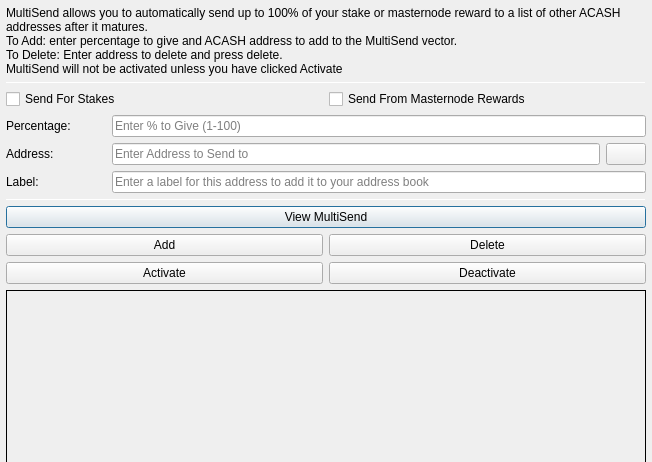
<?xml version="1.0" encoding="UTF-8"?>
<ui version="4.0">
 <class>MultiSendDialog</class>
 <widget class="QDialog" name="MultiSendDialog">
  <property name="windowModality">
   <enum>Qt::NonModal</enum>
  </property>
  <property name="geometry">
   <rect>
    <x>0</x>
    <y>0</y>
    <width>652</width>
    <height>300</height>
   </rect>
  </property>
  <property name="windowTitle">
   <string>MultiSend</string>
  </property>
  <layout class="QVBoxLayout" name="verticalLayout" stretch="0">
   <property name="leftMargin">
    <number>6</number>
   </property>
   <property name="topMargin">
    <number>6</number>
   </property>
   <property name="rightMargin">
    <number>6</number>
   </property>
   <property name="bottomMargin">
    <number>6</number>
   </property>
   <item>
    <layout class="QVBoxLayout" name="verticalLayout_Main" stretch="1,1,1,0,1,1,1">
     <item>
      <widget class="QLabel" name="label_2">
       <property name="lineWidth">
        <number>1</number>
       </property>
       <property name="text">
        <string>MultiSend allows you to automatically send up to 100% of your stake or masternode reward to a list of other ACASH addresses after it matures.
To Add: enter percentage to give and ACASH address to add to the MultiSend vector.
To Delete: Enter address to delete and press delete.
MultiSend will not be activated unless you have clicked Activate</string>
       </property>
       <property name="alignment">
        <set>Qt::AlignLeading|Qt::AlignLeft|Qt::AlignTop</set>
       </property>
       <property name="wordWrap">
        <bool>true</bool>
       </property>
      </widget>
     </item>
     <item>
      <widget class="Line" name="line">
       <property name="minimumSize">
        <size>
         <width>0</width>
         <height>1</height>
        </size>
       </property>
       <property name="maximumSize">
        <size>
         <width>16777215</width>
         <height>1</height>
        </size>
       </property>
       <property name="orientation">
        <enum>Qt::Horizontal</enum>
       </property>
      </widget>
     </item>
     <item>
      <layout class="QVBoxLayout" name="verticalLayout_Settings">
       <item>
        <layout class="QHBoxLayout" name="horizontalLayout">
         <item>
          <widget class="QCheckBox" name="multiSendStakeCheckBox">
           <property name="text">
            <string>Send For Stakes</string>
           </property>
          </widget>
         </item>
         <item>
          <widget class="QCheckBox" name="multiSendMasternodeCheckBox">
           <property name="text">
            <string>Send From Masternode Rewards</string>
           </property>
          </widget>
         </item>
        </layout>
       </item>
       <item>
        <layout class="QHBoxLayout" name="horizontalLayout_6">
         <item>
          <widget class="QLabel" name="label">
           <property name="minimumSize">
            <size>
             <width>100</width>
             <height>0</height>
            </size>
           </property>
           <property name="toolTip">
            <string>Percentage of stake to send</string>
           </property>
           <property name="text">
            <string>Percentage:</string>
           </property>
          </widget>
         </item>
         <item>
          <widget class="QLineEdit" name="multiSendPercentEdit">
           <property name="toolTip">
            <string>Enter whole numbers 1 - 100</string>
           </property>
           <property name="placeholderText">
            <string>Enter % to Give (1-100)</string>
           </property>
          </widget>
         </item>
        </layout>
       </item>
       <item>
        <layout class="QHBoxLayout" name="horizontalLayout_7">
         <item>
          <widget class="QLabel" name="label_5">
           <property name="minimumSize">
            <size>
             <width>100</width>
             <height>0</height>
            </size>
           </property>
           <property name="toolTip">
            <string>Address to send portion of stake to</string>
           </property>
           <property name="text">
            <string>Address:</string>
           </property>
          </widget>
         </item>
         <item>
          <widget class="QLineEdit" name="multiSendAddressEdit">
           <property name="toolTip">
            <string/>
           </property>
           <property name="placeholderText">
            <string>Enter Address to Send to</string>
           </property>
          </widget>
         </item>
         <item>
          <widget class="QPushButton" name="addressBookButton">
           <property name="maximumSize">
            <size>
             <width>16777215</width>
             <height>32</height>
            </size>
           </property>
           <property name="toolTip">
            <string>Choose an address from the address book</string>
           </property>
           <property name="text">
            <string/>
           </property>
           <property name="icon">
            <iconset resource="../archain.qrc">
             <normaloff>:/icons/address-book</normaloff>:/icons/address-book</iconset>
           </property>
           <property name="shortcut">
            <string>Alt+A</string>
           </property>
           <property name="autoDefault">
            <bool>false</bool>
           </property>
          </widget>
         </item>
        </layout>
       </item>
      </layout>
     </item>
     <item>
      <layout class="QHBoxLayout" name="horizontalLayout_3">
       <item>
        <widget class="QLabel" name="label_3">
         <property name="minimumSize">
          <size>
           <width>100</width>
           <height>0</height>
          </size>
         </property>
         <property name="text">
          <string>Label:</string>
         </property>
        </widget>
       </item>
       <item>
        <widget class="QLineEdit" name="labelAddressLabelEdit">
         <property name="placeholderText">
          <string>Enter a label for this address to add it to your address book</string>
         </property>
        </widget>
       </item>
      </layout>
     </item>
     <item>
      <widget class="Line" name="line_2">
       <property name="minimumSize">
        <size>
         <width>0</width>
         <height>1</height>
        </size>
       </property>
       <property name="maximumSize">
        <size>
         <width>16777215</width>
         <height>1</height>
        </size>
       </property>
       <property name="orientation">
        <enum>Qt::Horizontal</enum>
       </property>
      </widget>
     </item>
     <item>
      <layout class="QVBoxLayout" name="verticalLayout_Buttons">
       <item>
        <layout class="QHBoxLayout" name="horizontalLayout_4">
         <item>
          <widget class="QPushButton" name="viewButton">
           <property name="toolTip">
            <string/>
           </property>
           <property name="statusTip">
            <string>View MultiSend Vector</string>
           </property>
           <property name="text">
            <string>View MultiSend</string>
           </property>
          </widget>
         </item>
        </layout>
       </item>
       <item>
        <layout class="QHBoxLayout" name="horizontalLayout_2">
         <item>
          <widget class="QPushButton" name="addButton">
           <property name="toolTip">
            <string/>
           </property>
           <property name="statusTip">
            <string>Add to MultiSend Vector</string>
           </property>
           <property name="text">
            <string>Add</string>
           </property>
          </widget>
         </item>
         <item>
          <widget class="QPushButton" name="deleteButton">
           <property name="toolTip">
            <string/>
           </property>
           <property name="statusTip">
            <string>Delete Address From MultiSend Vector</string>
           </property>
           <property name="text">
            <string>Delete</string>
           </property>
          </widget>
         </item>
        </layout>
       </item>
       <item>
        <layout class="QHBoxLayout" name="horizontalLayout_5">
         <item>
          <widget class="QPushButton" name="activateButton">
           <property name="statusTip">
            <string>Activate MultiSend</string>
           </property>
           <property name="text">
            <string>Activate</string>
           </property>
          </widget>
         </item>
         <item>
          <widget class="QPushButton" name="disableButton">
           <property name="statusTip">
            <string>Deactivate MultiSend</string>
           </property>
           <property name="text">
            <string>Deactivate</string>
           </property>
          </widget>
         </item>
        </layout>
       </item>
      </layout>
     </item>
     <item>
      <widget class="QLabel" name="message">
       <property name="minimumSize">
        <size>
         <width>0</width>
         <height>180</height>
        </size>
       </property>
       <property name="frameShape">
        <enum>QFrame::Panel</enum>
       </property>
       <property name="frameShadow">
        <enum>QFrame::Plain</enum>
       </property>
       <property name="lineWidth">
        <number>1</number>
       </property>
       <property name="midLineWidth">
        <number>1</number>
       </property>
       <property name="text">
        <string/>
       </property>
       <property name="alignment">
        <set>Qt::AlignLeading|Qt::AlignLeft|Qt::AlignTop</set>
       </property>
       <property name="wordWrap">
        <bool>true</bool>
       </property>
      </widget>
     </item>
    </layout>
   </item>
  </layout>
 </widget>
 <resources>
  <include location="../archain.qrc"/>
 </resources>
 <connections/>
</ui>
